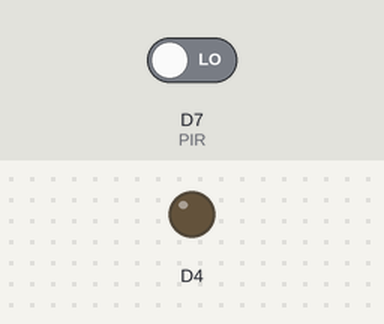
Bench run of a sketch on a simulated ESP8266 (NodeMCU). Shown: output pins drawn as LEDs (lit = HIGH). Inputs (shaded band) come from the test bench; at power-on: D7 (PIR) LOW. WiFi joins after 1.5 s; servers stay silent unless stated; what the sketch prints to the serial monitor is not drawn.

Above: at 2.8 s.
2.9 s: D7 (PIR) driven HIGH
At 3.9 s:
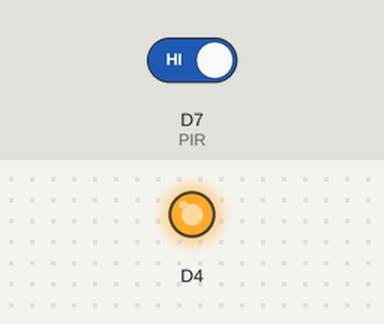
4.4 s: D7 (PIR) driven LOW
At 5.1 s:
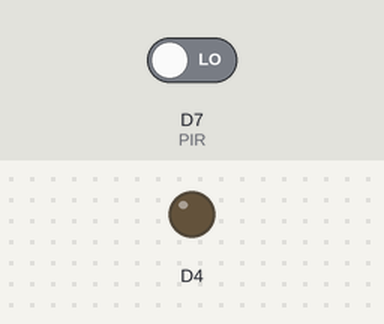
Timing chart, 0 to 7.4 s (numbered marks = the images above; inputs shaded):
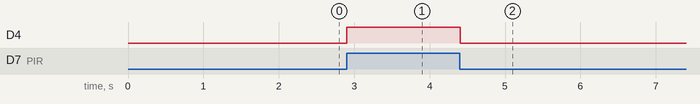

The sketch:

Traffic.ino
```cpp
#define PIR D7
#include <ESP8266WiFi.h>
#include <ESP8266HTTPClient.h>
#include <Wire.h>

#define WIFI_AP "SSID"//ENTER YOUR SSID HERE
#define WIFI_PASSWORD "PASSWORD" // ENTER YOUR PASSWORD HERE
String apiserver = "http://smartrackapi.herokuapp.com/api/traffic/000003"; //Change This To Refelect Rack Number


WiFiClient wifiClient;

HTTPClient http;

int status = WL_IDLE_STATUS;
int pirState = LOW;
int val = 0;
int time_buffer = 0;
bool timer_started = false;
int stable_interval = 20000;
bool real_started = false;
int real_timer = 0;
int detection_interval = 2000;
int time_elapsed = 0;
int real_elapsed = 0;
void InitWiFi()
{
  Serial.print("Connecting to AP ");
  Serial.print(WIFI_AP);
  Serial.println(" With Password ");
  Serial.print(WIFI_PASSWORD);
  WiFi.begin(WIFI_AP, WIFI_PASSWORD);
  while (WiFi.status() != WL_CONNECTED) {
    delay(500);
    Serial.print(".");
  }
  Serial.println("Connected to AP");
}

void reconnect() {
    status = WiFi.status();
    if ( status != WL_CONNECTED) {
      WiFi.begin(WIFI_AP, WIFI_PASSWORD);
      while (WiFi.status() != WL_CONNECTED) {
        delay(500);
        Serial.print(".");
      }
      Serial.println("Connected to AP");
    }
  }

void setup() {
Serial.begin(115200);
  pinMode(PIR, INPUT);
  pinMode(BUILTIN_LED, OUTPUT);     // Initialize the BUILTIN_LED pin as an output
  InitWiFi();
 delay(100);
   checkValue();
}
void startTimer(int now) {
  if(!timer_started){
    timer_started = true;
    time_buffer = now;
    Serial.println("Wait Timer Started");
  }
}
void resetTimer (int now) {
  timer_started = false;
  time_buffer = now;
}

void realTimer(int now) {
    if(!real_started){
    real_started = true;
    real_timer = now;
    Serial.println("Actual Motion Timer Started");
  }
}
void resetRealTimer (int now) {
  real_started = false;
  real_timer = now;
}

void  checkValue()
{
  int now = millis();
  time_elapsed = now - time_buffer;
  val = digitalRead(PIR);  // read input value
  if (val == HIGH) {            // check if the input is HIGH
    digitalWrite(BUILTIN_LED, HIGH);  // turn LED ON
    if (pirState == LOW) {
      // we have just turned on
      Serial.println("Motion Detected!");
      // We only want to print on the output change, not state
      pirState = HIGH;
      resetTimer(now);
      realTimer(now);
    }
  } else {
    digitalWrite(BUILTIN_LED, LOW); // turn LED OFF
    if (pirState == HIGH){
      // we have just turned of
      Serial.println("Motion Ended!");
      // We only want to print on the output change, not state
      pirState = LOW;
      startTimer(now);
    }
      if(time_elapsed > stable_interval && timer_started) {
        resetTimer(now);
        Serial.print("Sending Data: ");
        sendData();
      }
  }
}

void sendData()
{
  int now = millis();
 // Prepare a JSON payload string
 real_elapsed = now - real_timer;
 int time_in_sec = ((real_elapsed - stable_interval) / 1000);
 Serial.println(real_elapsed);
  String payload = "{";
  payload += "\"time\":"; payload += time_in_sec;
  payload += "}";
  Serial.println(payload);
   if ( WiFi.status() == WL_CONNECTED) {
    http.begin(apiserver);
    http.addHeader("Content-type","application/json");
    int httpCode = http.POST(payload);
    String response = http.getString();
    Serial.println(httpCode);
    Serial.println(response);
    http.end();
   }
   delay(5000);
   resetRealTimer(now);
}

void loop() {
// fromhere
   delay(100);
   checkValue();
  }
```

Measured:
- after the input at 2.9 s, D4: LOW → HIGH at once
- after the input at 4.4 s, D4: HIGH → LOW at once
